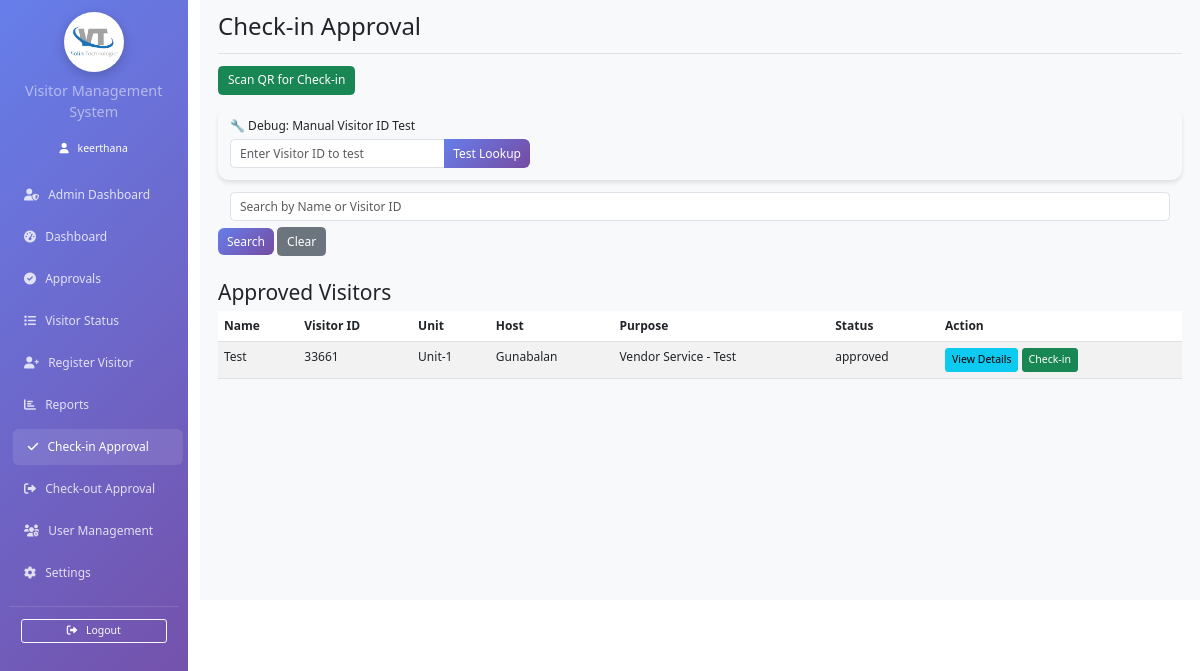
/vms/check_in_approval (signed in), run on the app's committed database.
### app.py (models this page shows)
class User(UserMixin, db.Model):
    id = db.Column(db.Integer, primary_key=True)
    employee_id = db.Column(db.String(80), unique=True, nullable=False)
    email = db.Column(db.String(120), unique=True, nullable=False)
    password_hash = db.Column(db.String(255), nullable=False)
    role = db.Column(db.String(20), nullable=False)
    username = db.Column(db.String(100), nullable=False)
    department = db.Column(db.String(100))
    unit = db.Column(db.String(100))
    is_active = db.Column(db.Boolean, default=True)
    created_at = db.Column(db.DateTime, default=lambda: datetime.now(IST_TIMEZONE))
    is_hod = db.Column(db.Boolean, default=False)  # Field to identify HODs

class Visitor(db.Model):
    id = db.Column(db.Integer, primary_key=True)
    name = db.Column(db.String(100), nullable=False)
    email = db.Column(db.String(120))
    mobile = db.Column(db.String(20), nullable=False)
    purpose = db.Column(db.Text, nullable=False)
    host_id = db.Column(db.Integer, db.ForeignKey('user.id'), nullable=False)
    id_proof_path = db.Column(db.String(200))
    id_proof_type = db.Column(db.String(50))  # New column for type of ID proof
    other_id_proof_type = db.Column(db.String(100))  # New column for custom ID proof type if 'Others' is selected
    visitor_image = db.Column(db.String(200))  # New column for visitor's captured photo
    status = db.Column(db.String(20), default='pending')  # pending, approved, rejected, exited
    approved_at = db.Column(db.DateTime) # New column to store approval timestamp
    check_in_time = db.Column(db.DateTime) # Removed default=datetime.utcnow, as check-in is a separate action
    check_out_time = db.Column(db.DateTime)
    qr_code = db.Column(db.String(200))
    created_by = db.Column(db.Integer, db.ForeignKey('user.id'), nullable=False)
    unit = db.Column(db.String(100)) # New column for visitor's unit
    work_permit_certificate = db.Column(db.String(200))  # Path to work permit certificate file
    approved_by_id = db.Column(db.Integer, db.ForeignKey('user.id'))  # ID of user who approved
    meeting_id = db.Column(db.String(50))
    requested_by = db.Column(db.String(100))
    no_of_hours = db.Column(db.Integer)
    visit_location = db.Column(db.String(100))
    visitor_type = db.Column(db.String(50))
    company = db.Column(db.String(100))
    from_datetime = db.Column(db.DateTime)
    to_datetime = db.Column(db.DateTime)
    card_identification_name = db.Column(db.String(100))
    access_group_name = db.Column(db.String(100))
    Visitor_ID = db.Column(db.String(100))
    original_visitor_id = db.Column(db.String(100))
    host = db.relationship('User', foreign_keys=[host_id])
    created_by_user = db.relationship('User', foreign_keys=[created_by])
    approved_by_user = db.relationship('User', foreign_keys=[approved_by_id])
    materials = db.relationship('Material', backref='visitor', lazy=True, cascade="all, delete-orphan")

### app.py (the view, shortened to what this page needs)
@app.route('/vms/check_in_approval', methods=['GET', 'POST'])
@rate_limit(limit=60, window=60, name='check_in')
@login_required
def check_in_approval():
    if current_user.role not in ['admin', 'security']:
        flash('Access denied!', 'error')
        return redirect(url_for('dashboard',_external=True))
    search_term = request.args.get('search_term', '').strip()
    query = Visitor.query.filter_by(status='approved')
    if search_term:
        query = query.filter(db.or_(
            Visitor.name.ilike(f"%{search_term}%"),
            Visitor.Visitor_ID == search_term
        ))
    if current_user.role == 'security':
        query = query.filter_by(unit=current_user.unit)
    approved_visitors = query.order_by(Visitor.check_in_time.desc()).all()
    return render_template('check_in_approval.html', approved_visitors=approved_visitors)

### app.py (called while the page is built)
def _rate_key(name: str):
    try:
        identifier = None
        if current_user.is_authenticated:
            identifier = f"user:{current_user.id}"
        else:
            identifier = f"ip:{request.headers.get('X-Forwarded-For', request.remote_addr) or 'unknown'}"
        return f"{identifier}:{name}"
    except Exception:
        return f"ip:{request.remote_addr or 'unknown'}:{name}"

@login_manager.user_loader
def load_user(user_id):
    return User.query.get(int(user_id))

@app.before_request
def adjust_script_root():
    if request.path.startswith('/vms'):
        request.environ['SCRIPT_NAME'] = '/vms'

@app.after_request
def set_security_headers(response):
    response.headers.setdefault('X-Frame-Options', 'DENY')
    response.headers.setdefault('X-Content-Type-Options', 'nosniff')
    response.headers.setdefault('Referrer-Policy', 'no-referrer')
    response.headers.setdefault('Cache-Control', 'no-store')
    csp = "default-src 'self'; img-src 'self' data:; style-src 'self' 'unsafe-inline' https://cdn.jsdelivr.net https://cdnjs.cloudflare.com; script-src 'self' 'unsafe-inline' https://cdn.jsdelivr.net https://cdnjs.cloudflare.com https://unpkg.com; font-src 'self' https://cdnjs.cloudflare.com;"
    response.headers.setdefault('Content-Security-Policy', csp)
    if request.is_secure:
        response.headers.setdefault('Strict-Transport-Security', 'max-age=63072000; includeSubDomains; preload')
    return response

### templates/check_in_approval.html (shortened to what this page needs)
{% extends "base.html" %}
{% block page_title %}Check-in Approval{% endblock %}
{% block content %}
    <button id="check-in-button" class="btn btn-success mb-3">Scan QR for Check-in</button>
    <div class="card mb-3 bg-light">
        <div class="card-body">
            <h6 class="mb-2">🔧 Debug: Manual Visitor ID Test</h6>
            <div class="input-group" style="max-width: 400px;">
                <input type="text" id="manual-visitor-id" class="form-control" placeholder="Enter Visitor ID to test">
                <button id="manual-test-button" class="btn btn-primary">Test Lookup</button>
            </div>
        </div>
    </div>
    <form method="GET" class="form-inline mb-3" id="searchForm">
        <div class="form-group mx-sm-3 mb-2">
            <input type="text" class="form-control" id="searchTermInput" name="search_term" placeholder="Search by Name or Visitor ID">
        </div>
        <button type="submit" class="btn btn-primary mb-2">Search</button>
        <button type="button" class="btn btn-secondary mb-2 ml-2" id="clearSearchButton">Clear</button>
    </form>
    <h3 class="mt-4">Approved Visitors</h3>
    {% if approved_visitors %}
        <div class="table-responsive">
            <table class="table table-striped table-hover">
                <thead>
                    <tr>
                        <th>Name</th>
                        <th>Visitor ID</th>
                        <th>Unit</th>
                        <th>Host</th>
                        <th>Purpose</th>
                        <th>Status</th>
                        <th>Action</th>
                    </tr>
                </thead>
                <tbody>
                    {% for visitor in approved_visitors %}
                        <tr>
                            <td>{{ visitor.name }}</td>
                            <td>{{ visitor.Visitor_ID }}</td>
                            <td>{{ visitor.unit }}</td>
                            <td>{{ visitor.host.username }}</td>
                            <td>{{ visitor.purpose }}</td>
                            <td>{{ visitor.status }}</td>
                            <td>
                                <button class="btn btn-sm btn-info view-details-btn" data-visitor-id="{{ visitor.original_visitor_id }}">View Details</button>
                                <button type="button" class="btn btn-sm btn-success check-in-table-btn" data-visitor-id="{{ visitor.original_visitor_id }}">Check-in</button>
                            </td>
                        </tr>
                    {% endfor %}
                </tbody>
            </table>
        </div>
    {% else %}
        <p>No approved visitors found.</p>
    {% endif %}
{% endblock %}

### templates/base.html (shortened to what this page needs)
<!DOCTYPE html>
<html lang="en">
<head>
    <link href="{{ url_for('static', filename='vendor/bootstrap/css/bootstrap.min.css') }}" rel="stylesheet">
    <link href="{{ url_for('static', filename='vendor/fontawesome/css/all.min.css') }}" rel="stylesheet">
    <link href="{{ url_for('static', filename='vendor/select2/css/select2.min.css') }}" rel="stylesheet" />
</head>
<body>
    {% if current_user.is_authenticated %}
    <div class="container-fluid">
        <div class="row">
            <nav class="col-md-3 col-lg-2 d-md-block sidebar collapse">
                <div class="position-sticky pt-3">
                    <div class="text-center mb-4">
                        <img src="{{ url_for('static', filename='logo.png') }}" alt="Company Logo" style="width: 80px; height: 80px; border-radius: 50%; object-fit: contain; margin: 0 auto 10px auto; display: block; background-color: white; box-shadow: 0 4px 15px rgba(0,0,0,0.2); padding: 5px;">
                        <p class="text-white-50 sidebar-system-title mb-0">Visitor Management System</p>
                    </div>
                    {% if current_user.is_authenticated %}
                    <div class="text-center mb-4">
                        <div class="text-white small">
                            <i class="fas fa-user me-2"></i> {{ current_user.username }}
                        </div>
                    </div>
                    {% endif %}
                    <ul class="nav flex-column">
                        {% if current_user.role == 'admin' %}
                         <li class="nav-item">
                            <a class="nav-link {% if request.endpoint == 'admin_dashboard' %}active{% endif %}" href="{{ url_for('admin_dashboard') }}">
                                <i class="fas fa-user-shield me-2"></i> Admin Dashboard
                            </a>
                        </li>
                        {% endif %}
                        {% if current_user.role in ['admin', 'security', 'employee'] %}
                        <li class="nav-item">
                            <a class="nav-link {% if request.endpoint == 'dashboard' %}active{% endif %}" href="{{ url_for('dashboard') }}">
                                <i class="fas fa-tachometer-alt me-2"></i> Dashboard
                            </a>
                        </li>
                        <li class="nav-item">
                            <a class="nav-link {% if request.endpoint == 'approval_dashboard' %}active{% endif %}" href="{{ url_for('approval_dashboard') }}">
                                <i class="fas fa-check-circle me-2"></i> Approvals
                            </a>
                        </li>
                        <li class="nav-item">
                            <a class="nav-link {% if request.endpoint == 'visitor_status' %}active{% endif %}" href="{{ url_for('visitor_status') }}">
                                <i class="fas fa-list me-2"></i> Visitor Status
                            </a>
                        </li>
                        <li class="nav-item">
                            <a class="nav-link {% if request.endpoint == 'register_visitor' %}active{% endif %}" href="{{ url_for('register_visitor') }}">
                                <i class="fas fa-user-plus me-2"></i> Register Visitor
                            </a>
                        </li>
                        <li class="nav-item">
                            <a class="nav-link {% if request.endpoint == 'reports' %}active{% endif %}" href="{{ url_for('reports') }}">
                                <i class="fas fa-chart-bar me-2"></i> Reports
                            </a>
                        </li>
                        {% endif %}
                         {% if current_user.role in ['admin', 'security'] %}
                        <li class="nav-item">
                            <a class="nav-link {% if request.endpoint == 'check_in_approval' %}active{% endif %}" href="{{ url_for('check_in_approval') }}">
                                <i class="fas fa-check me-2"></i> Check-in Approval
                            </a>
                        </li>
                        <li class="nav-item">
                            <a class="nav-link {% if request.endpoint == 'check_out_approval' %}active{% endif %}" href="{{ url_for('check_out_approval') }}">
                                <i class="fas fa-sign-out-alt me-2"></i> Check-out Approval
                            </a>
                        </li>
                        {% endif %}
                        {% if current_user.role == 'admin' %}
                        <li class="nav-item">
                            <a class="nav-link {% if request.endpoint == 'user_management' %}active{% endif %}" href="{{ url_for('user_management') }}">
                                <i class="fas fa-users-cog me-2"></i> User Management
                            </a>
                        </li>
                        <li class="nav-item">
                            <a class="nav-link {% if request.endpoint == 'settings' %}active{% endif %}" href="{{ url_for('settings') }}">
                                <i class="fas fa-cog me-2"></i> Settings
                            </a>
                        </li>
                    </ul>
                    {% endif %}
                    <hr class="text-white-50">
                    <div class="px-3">
                        <a href="{{ url_for('logout') }}" class="btn btn-outline-light btn-sm w-100">
                            <i class="fas fa-sign-out-alt me-2"></i> Logout
                        </a>
                    </div>
                </div>
            </nav>
            <main class="col-md-9 ms-sm-auto col-lg-10 px-md-4 main-content" style="margin-left: 250px;">
                <div class="d-flex justify-content-between flex-wrap flex-md-nowrap align-items-center pt-3 pb-2 mb-3 border-bottom">
                    <h1 class="h2">{% block page_title %}{% endblock %}</h1>
                </div>
                {% block content %}{% endblock %}
            </main>
        </div>
    </div>
    {% else %}
        {% block auth_content %}{% endblock %}
    {% endif %}
</body>
</html>

### templates/base.html (style rules this page uses)
.sidebar { position: fixed; top: 0; left: 0; bottom: 0; z-index: 1000; min-height: 100vh; background: linear-gradient(135deg, #667eea 0%, #764ba2 100%); width: 250px; overflow-y: auto; }
.sidebar .nav-link { color: rgba(255,255,255,0.8); padding: 12px 20px; margin: 4px 0; border-radius: 8px; transition: all 0.3s ease; }
.sidebar .nav-link:hover, .sidebar .nav-link.active { color: white; background: rgba(255,255,255,0.1); transform: translateX(5px); }
.main-content { background-color: #f8f9fa; min-height: 100vh; }
.card { border: none; border-radius: 15px; box-shadow: 0 4px 6px rgba(0,0,0,0.1); transition: transform 0.3s ease; }
.btn-primary { background: linear-gradient(135deg, #667eea 0%, #764ba2 100%); border: none; border-radius: 8px; }
.sidebar-system-title { font-size: 1.2rem; font-weight: normal; }
body { zoom: 0.75; }
.sidebar, .navbar, .main-content .d-flex.justify-content-between, .alert, .card-header .btn-group, .card-header .btn { display: none !important; }
.main-content { margin-left: 0 !important; padding: 0 !important; }
.container-fluid .row { display: block !important; }
.col-md-9.ms-sm-auto.col-lg-10.px-md-4 { width: 100% !important; max-width: 100% !important; flex: none !important; }
.card { box-shadow: none !important; border: 1px solid #ccc !important; }
.card-body { padding: 0 !important; }
.table-responsive { overflow-x: visible !important; }
table { width: 100%; border-collapse: collapse; }
th, td { border: 1px solid #ddd; padding: 8px; text-align: left; }
thead { display: table-header-group; }
tr { page-break-inside: avoid; }

### data on the page
User: username "keerthana"
Visitor: name "Test", Visitor_ID "33661", unit "Unit-1", host.username "Gunabalan", purpose "Vendor Service - Test", status "approved"
